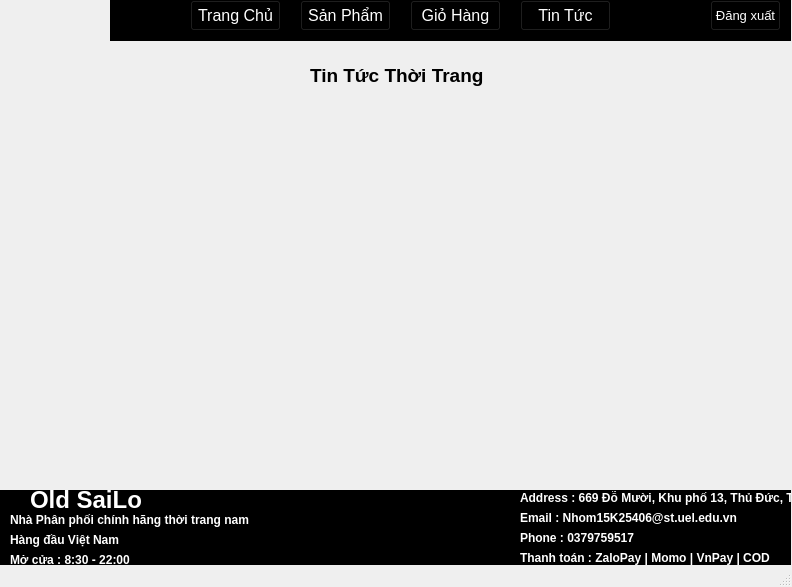
<?xml version="1.0" encoding="UTF-8"?>
<ui version="4.0">
 <class>MainWindow</class>
 <widget class="QMainWindow" name="MainWindow">
  <property name="geometry">
   <rect>
    <x>0</x>
    <y>0</y>
    <width>792</width>
    <height>587</height>
   </rect>
  </property>
  <property name="windowTitle">
   <string>MainWindow</string>
  </property>
  <widget class="QWidget" name="centralwidget">
   <widget class="QLabel" name="label_3">
    <property name="geometry">
     <rect>
      <x>310</x>
      <y>50</y>
      <width>241</width>
      <height>51</height>
     </rect>
    </property>
    <property name="text">
     <string>&lt;html&gt;&lt;head/&gt;&lt;body&gt;&lt;p&gt;&lt;span style=&quot; font-size:14pt; font-weight:600;&quot;&gt;Tin Tức Thời Trang&lt;/span&gt;&lt;/p&gt;&lt;/body&gt;&lt;/html&gt;</string>
    </property>
   </widget>
   <widget class="QPushButton" name="dangxuat">
    <property name="geometry">
     <rect>
      <x>710</x>
      <y>0</y>
      <width>71</width>
      <height>31</height>
     </rect>
    </property>
    <property name="font">
     <font>
      <pointsize>10</pointsize>
     </font>
    </property>
    <property name="styleSheet">
     <string notr="true">color: rgb(255, 255, 255);
background-color: rgb(0, 0, 0);</string>
    </property>
    <property name="text">
     <string>Đăng xuất</string>
    </property>
   </widget>
   <widget class="QWidget" name="widget_2" native="true">
    <property name="geometry">
     <rect>
      <x>110</x>
      <y>0</y>
      <width>681</width>
      <height>41</height>
     </rect>
    </property>
    <property name="styleSheet">
     <string notr="true">background-color: rgb(0, 0, 0);</string>
    </property>
    <widget class="QPushButton" name="trangchu">
     <property name="geometry">
      <rect>
       <x>80</x>
       <y>0</y>
       <width>91</width>
       <height>31</height>
      </rect>
     </property>
     <property name="font">
      <font>
       <pointsize>12</pointsize>
      </font>
     </property>
     <property name="styleSheet">
      <string notr="true">color: rgb(255, 255, 255);
background-color: rgb(0, 0, 0);</string>
     </property>
     <property name="text">
      <string>Trang Chủ</string>
     </property>
    </widget>
    <widget class="QPushButton" name="sanpham">
     <property name="geometry">
      <rect>
       <x>190</x>
       <y>0</y>
       <width>91</width>
       <height>31</height>
      </rect>
     </property>
     <property name="font">
      <font>
       <pointsize>12</pointsize>
      </font>
     </property>
     <property name="styleSheet">
      <string notr="true">color: rgb(255, 255, 255);
background-color: rgb(0, 0, 0);</string>
     </property>
     <property name="text">
      <string>Sản Phẩm</string>
     </property>
    </widget>
    <widget class="QPushButton" name="giohang">
     <property name="geometry">
      <rect>
       <x>300</x>
       <y>0</y>
       <width>91</width>
       <height>31</height>
      </rect>
     </property>
     <property name="font">
      <font>
       <pointsize>12</pointsize>
      </font>
     </property>
     <property name="styleSheet">
      <string notr="true">color: rgb(255, 255, 255);
background-color: rgb(0, 0, 0);</string>
     </property>
     <property name="text">
      <string>Giỏ Hàng</string>
     </property>
    </widget>
    <widget class="QPushButton" name="tintuc">
     <property name="geometry">
      <rect>
       <x>410</x>
       <y>0</y>
       <width>91</width>
       <height>31</height>
      </rect>
     </property>
     <property name="font">
      <font>
       <pointsize>12</pointsize>
      </font>
     </property>
     <property name="styleSheet">
      <string notr="true">background-color: rgb(0, 0, 0);
color: rgb(255, 255, 255);</string>
     </property>
     <property name="text">
      <string>Tin Tức</string>
     </property>
    </widget>
   </widget>
   <widget class="QLabel" name="logo">
    <property name="geometry">
     <rect>
      <x>0</x>
      <y>0</y>
      <width>111</width>
      <height>41</height>
     </rect>
    </property>
    <property name="text">
     <string/>
    </property>
    <property name="scaledContents">
     <bool>true</bool>
    </property>
   </widget>
   <widget class="QLabel" name="label_15">
    <property name="geometry">
     <rect>
      <x>10</x>
      <y>510</y>
      <width>281</width>
      <height>21</height>
     </rect>
    </property>
    <property name="text">
     <string>&lt;html&gt;&lt;head/&gt;&lt;body&gt;&lt;p&gt;&lt;span style=&quot; font-weight:600; color:#ffffff;&quot;&gt;Nhà Phân phối chính hãng thời trang nam&lt;/span&gt;&lt;/p&gt;&lt;/body&gt;&lt;/html&gt;</string>
    </property>
   </widget>
   <widget class="QWidget" name="widget" native="true">
    <property name="geometry">
     <rect>
      <x>0</x>
      <y>490</y>
      <width>791</width>
      <height>91</height>
     </rect>
    </property>
    <property name="styleSheet">
     <string notr="true">background-color: rgb(0, 0, 0);</string>
    </property>
    <widget class="QLabel" name="label_28">
     <property name="geometry">
      <rect>
       <x>10</x>
       <y>40</y>
       <width>281</width>
       <height>21</height>
      </rect>
     </property>
     <property name="text">
      <string>&lt;html&gt;&lt;head/&gt;&lt;body&gt;&lt;p&gt;&lt;span style=&quot; font-weight:600; color:#ffffff;&quot;&gt;Hàng đầu Việt Nam&lt;/span&gt;&lt;/p&gt;&lt;/body&gt;&lt;/html&gt;</string>
     </property>
    </widget>
    <widget class="QLabel" name="label_23">
     <property name="geometry">
      <rect>
       <x>520</x>
       <y>0</y>
       <width>381</width>
       <height>16</height>
      </rect>
     </property>
     <property name="text">
      <string>&lt;html&gt;&lt;head/&gt;&lt;body&gt;&lt;p&gt;&lt;span style=&quot; font-weight:600; color:#ffffff;&quot;&gt;Address : 669 Đỗ Mười, Khu phố 13, Thủ Đức, TP.HCM&lt;/span&gt;&lt;/p&gt;&lt;/body&gt;&lt;/html&gt;</string>
     </property>
    </widget>
    <widget class="QLabel" name="label_14">
     <property name="geometry">
      <rect>
       <x>520</x>
       <y>20</y>
       <width>311</width>
       <height>16</height>
      </rect>
     </property>
     <property name="text">
      <string>&lt;html&gt;&lt;head/&gt;&lt;body&gt;&lt;p&gt;&lt;span style=&quot; font-weight:600; color:#ffffff;&quot;&gt;Email : Nhom15K25406@st.uel.edu.vn&lt;/span&gt;&lt;/p&gt;&lt;/body&gt;&lt;/html&gt;</string>
     </property>
    </widget>
    <widget class="QLabel" name="label_27">
     <property name="geometry">
      <rect>
       <x>10</x>
       <y>60</y>
       <width>281</width>
       <height>21</height>
      </rect>
     </property>
     <property name="text">
      <string>&lt;html&gt;&lt;head/&gt;&lt;body&gt;&lt;p&gt;&lt;span style=&quot; font-weight:600; color:#ffffff;&quot;&gt;Mở cửa : 8:30 - 22:00&lt;/span&gt;&lt;/p&gt;&lt;/body&gt;&lt;/html&gt;</string>
     </property>
    </widget>
    <widget class="QLabel" name="label_22">
     <property name="geometry">
      <rect>
       <x>520</x>
       <y>60</y>
       <width>341</width>
       <height>16</height>
      </rect>
     </property>
     <property name="text">
      <string>&lt;html&gt;&lt;head/&gt;&lt;body&gt;&lt;p&gt;&lt;span style=&quot; font-weight:600; color:#ffffff;&quot;&gt;Thanh toán : ZaloPay | Momo | VnPay | COD&lt;/span&gt;&lt;/p&gt;&lt;/body&gt;&lt;/html&gt;</string>
     </property>
    </widget>
    <widget class="QLabel" name="label_17">
     <property name="geometry">
      <rect>
       <x>520</x>
       <y>40</y>
       <width>231</width>
       <height>16</height>
      </rect>
     </property>
     <property name="text">
      <string>&lt;html&gt;&lt;head/&gt;&lt;body&gt;&lt;p&gt;&lt;span style=&quot; font-weight:600; color:#ffffff;&quot;&gt;Phone : 0379759517&lt;/span&gt;&lt;/p&gt;&lt;/body&gt;&lt;/html&gt;</string>
     </property>
    </widget>
    <widget class="QLabel" name="label_13">
     <property name="geometry">
      <rect>
       <x>30</x>
       <y>-10</y>
       <width>111</width>
       <height>41</height>
      </rect>
     </property>
     <property name="text">
      <string>&lt;html&gt;&lt;head/&gt;&lt;body&gt;&lt;p&gt;&lt;span style=&quot; font-size:18pt; font-weight:600; color:#ffffff;&quot;&gt;Old SaiLor&lt;/span&gt;&lt;/p&gt;&lt;/body&gt;&lt;/html&gt;</string>
     </property>
    </widget>
   </widget>
   <zorder>widget</zorder>
   <zorder>widget_2</zorder>
   <zorder>label_3</zorder>
   <zorder>dangxuat</zorder>
   <zorder>logo</zorder>
   <zorder>label_15</zorder>
  </widget>
  <widget class="QMenuBar" name="menubar">
   <property name="geometry">
    <rect>
     <x>0</x>
     <y>0</y>
     <width>792</width>
     <height>18</height>
    </rect>
   </property>
  </widget>
  <widget class="QStatusBar" name="statusbar"/>
 </widget>
 <resources/>
 <connections/>
</ui>
